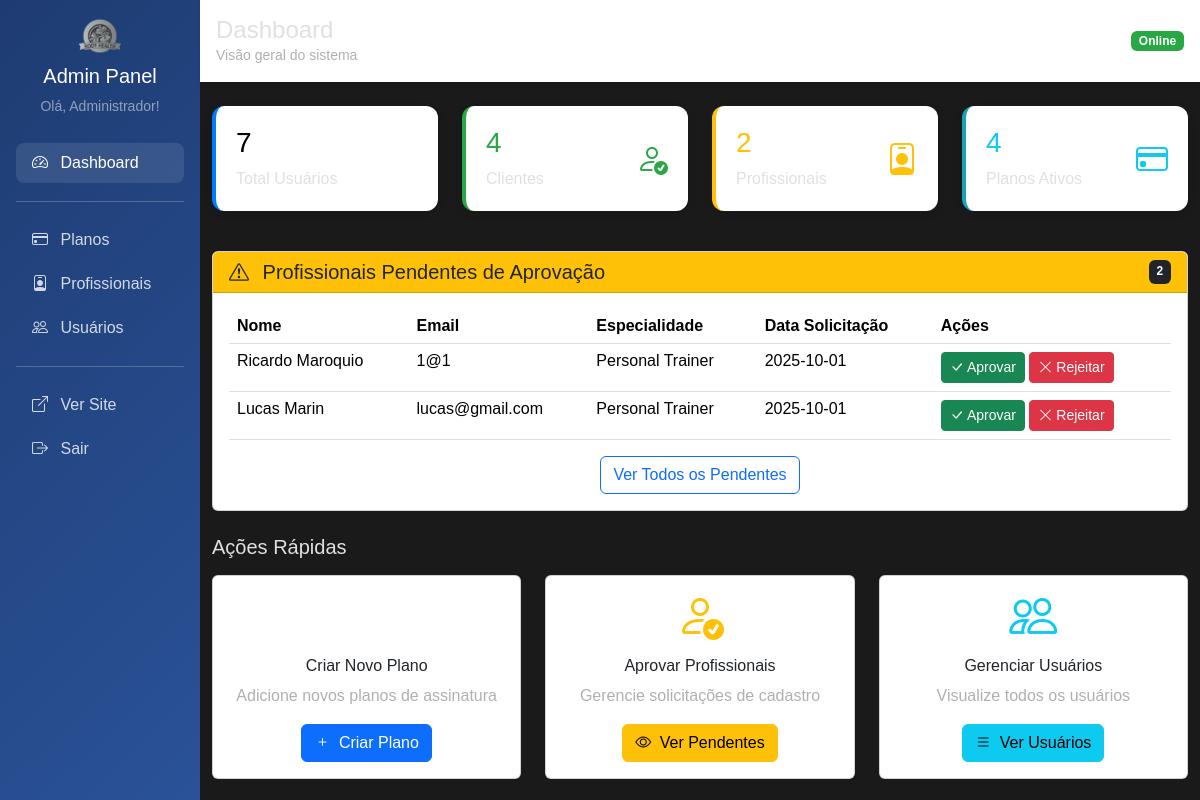
The page /admin (signed in) on the database as committed earlier.
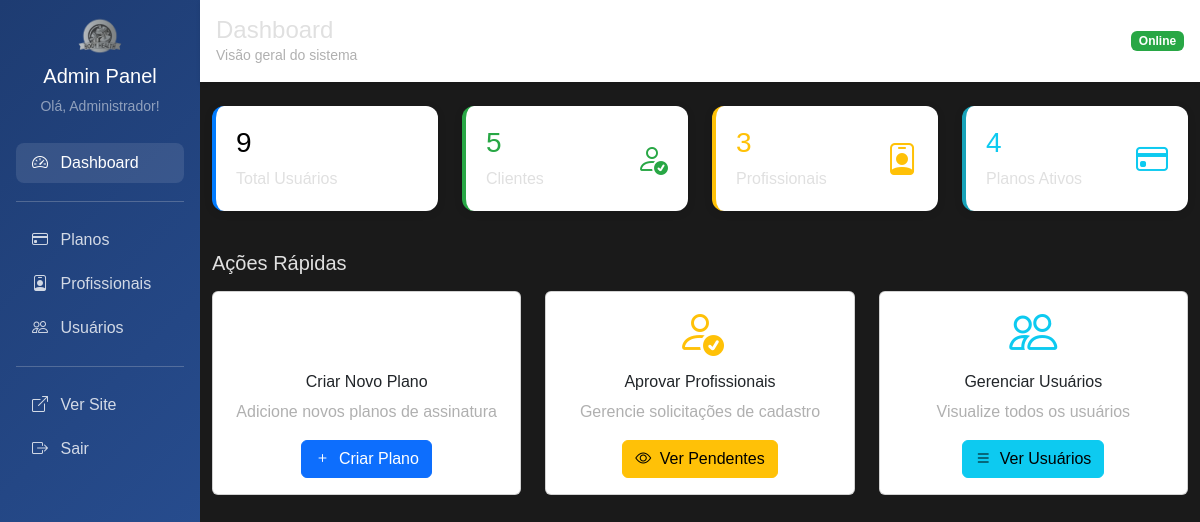
The same page on the database as committed later.
### tables this page shows
CREATE TABLE profissional (
    id INTEGER PRIMARY KEY,
    especialidade TEXT NOT NULL,
    registro_profissional TEXT,
    status TEXT DEFAULT 'pendente',
    data_solicitacao TIMESTAMP DEFAULT CURRENT_TIMESTAMP,
    data_aprovacao TIMESTAMP,
    aprovado_por INTEGER, cpf_cnpj TEXT, foto_registro TEXT,
    FOREIGN KEY (id) REFERENCES usuario(id),
    FOREIGN KEY (aprovado_por) REFERENCES usuario(id)
);

CREATE TABLE usuario (
    id INTEGER PRIMARY KEY AUTOINCREMENT,
    nome TEXT NOT NULL,
    email TEXT UNIQUE NOT NULL,
    senha TEXT NOT NULL,
    perfil TEXT NOT NULL DEFAULT 'cliente',
    foto TEXT,
    token_redefinicao TEXT,
    data_token TIMESTAMP,
    data_cadastro TIMESTAMP DEFAULT CURRENT_TIMESTAMP
);

### main.py (the view)
@app.get("/admin")
@requer_autenticacao(['admin'])
async def admin_dashboard(request: Request, usuario_logado: dict = Depends(obter_usuario_logado)):
    total_usuarios = len(usuario_repo.obter_todos())
    total_clientes = len(cliente_repo.obter_todos())
    total_profissionais = len(profissional_repo.obter_todos())
    total_planos = len(plano_repo.obter_todos())
    profissionais_pendentes = profissional_repo.obter_pendentes()
    estatisticas = {
        "total_usuarios": total_usuarios,
        "total_clientes": total_clientes,
        "total_profissionais": total_profissionais,
        "total_planos": total_planos,
        "profissionais_pendentes": len(profissionais_pendentes)
    }
    return templates.TemplateResponse("admin/dashboard.html", {
        "request": request,
        "usuario": usuario_logado,
        "estatisticas": estatisticas,
        "profissionais_pendentes": profissionais_pendentes[:5]
    })

### templates/admin/dashboard.html (shortened to what the changed rows need)
{% extends "admin/base_admin.html" %}
{% block content %}
    <div class="row mb-4">
        <div class="col-md-3 mb-3">
            <div class="stats-card">
                <div class="d-flex justify-content-between">
                    <div>
                        <h3 class="text-black">{{ estatisticas.total_usuarios }}</h3>
                        <p class="mb-0">Total Usuários</p>
                    </div>
                </div>
            </div>
        </div>
        <div class="col-md-3 mb-3">
            <div class="stats-card success">
                <div class="d-flex justify-content-between">
                    <div>
                        <h3 class="text-success">{{ estatisticas.total_clientes }}</h3>
                        <p class="mb-0">Clientes</p>
                    </div>
                </div>
            </div>
        </div>
        <div class="col-md-3 mb-3">
            <div class="stats-card warning">
                <div class="d-flex justify-content-between">
                    <div>
                        <h3 class="text-warning">{{ estatisticas.total_profissionais }}</h3>
                        <p class="mb-0">Profissionais</p>
                    </div>
                </div>
            </div>
        </div>
    </div>
    {% if estatisticas.profissionais_pendentes > 0 %}
    <div class="row mb-4">
        <div class="col-12">
            <div class="card">
                <div class="card-header bg-warning text-dark d-flex justify-content-between">
                    <h5 class="mb-0">
                        <i class="bi bi-exclamation-triangle me-2"></i>
                        Profissionais Pendentes de Aprovação
                    </h5>
                    <span class="badge bg-dark">{{ estatisticas.profissionais_pendentes }}</span>
                </div>
                <div class="card-body">
                    {% if profissionais_pendentes %}
                        <div class="table-responsive">
                            <table class="table table-hover">
                                <thead>
                                    <tr>
                                        <th>Nome</th>
                                        <th>Email</th>
                                        <th>Especialidade</th>
                                        <th>Data Solicitação</th>
                                        <th>Ações</th>
                                    </tr>
                                </thead>
                                <tbody>
                                    {% for prof in profissionais_pendentes %}
                                    <tr>
                                        <td>{{ prof.nome }}</td>
                                        <td>{{ prof.email }}</td>
                                        <td>{{ prof.especialidade }}</td>
                                        <td>{{ prof.data_solicitacao[:10] if prof.data_solicitacao else "Não definido" }}</td>
                                        <td>
                                            <form method="post" action="/admin/profissionais/aprovar/{{ prof.id }}" class="d-inline">
                                                <button type="submit" class="btn btn-success btn-sm">
                                                    <i class="bi bi-check-lg"></i> Aprovar
                                                </button>
                                            </form>
                                            <form method="post" action="/admin/profissionais/rejeitar/{{ prof.id }}" class="d-inline">
                                                <button type="submit" class="btn btn-danger btn-sm">
                                                    <i class="bi bi-x-lg"></i> Rejeitar
                                                </button>
                                            </form>
                                        </td>
                                    </tr>
                                    {% endfor %}
                                </tbody>
                            </table>
                        </div>
                        <div class="text-center">
                            <a href="/admin/profissionais/pendentes" class="btn btn-outline-primary">
                                Ver Todos os Pendentes
                            </a>
                        </div>
                    {% endif %}
                </div>
            </div>
        </div>
    </div>
    {% endif %}
{% endblock %}

Rows that differ between the two databases and show on the page:
no longer on this page (row edited): profissional: nome "Ricardo Maroquio", email "1@1", especialidade "Personal Trainer", data_solicitacao "2025-10-01"
no longer on this page (row edited): profissional: nome "Lucas Marin", email "lucas@gmail.com", especialidade "Personal Trainer", data_solicitacao "2025-10-01"
Other text that changed with them:
{{ estatisticas.total_usuarios }}: "7" → "9"
{{ estatisticas.total_clientes }}: "4" → "5"
{{ estatisticas.total_profissionais }}: "2" → "3"
{{ estatisticas.profissionais_pendentes }}: "2" → (not shown)
text no longer shown: "Profissionais Pendentes de Aprovação Nome Email Especialidade Data Solicitação Ações Ver Todos os Pendentes"
